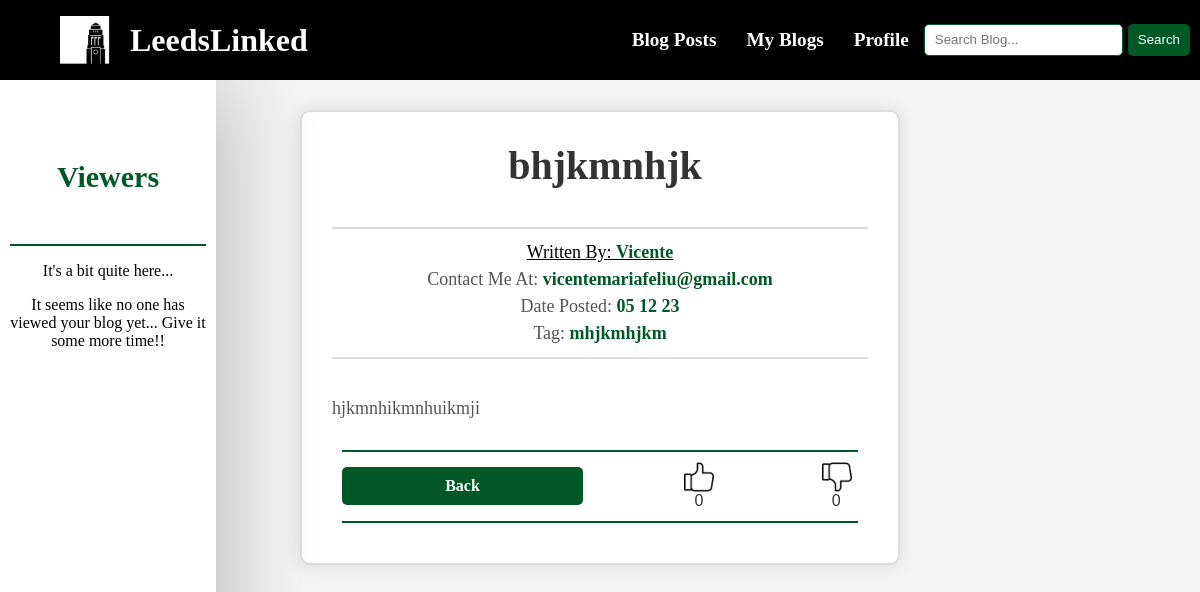
The app's page /post/4 (signed in) with its own data.
### app/models.py (models this page shows, shortened)
class Posts(db.Model):
    id = db.Column(db.Integer, primary_key=True)
    title = db.Column(db.String(255))
    content = db.Column(db.Text())
    date_posted = db.Column(db.DateTime, default=datetime.utcnow)
    slug = db.Column(db.String(255))
    blogger_id = db.Column(
        db.Integer, db.ForeignKey("user.id"), nullable="False")
    blog_creator = db.relationship('User', back_populates='blogs_created')
    likes = db.relationship('User', secondary=post_like, backref='liked_posts')
    dislikes = db.relationship(
        'User', secondary=post_dislike, backref='disliked_posts')
    score = db.Column(db.Float)

class User(db.Model, UserMixin):
    id = db.Column(db.Integer, primary_key=True)
    username = db.Column(db.String(20), nullable=False, unique=True)
    password_hash = db.Column(db.String(128), nullable=False)
    name = db.Column(db.String(200), nullable=False)
    age = db.Column(db.Integer, nullable=True)
    nationality = db.Column(db.String(200), nullable=True)
    email = db.Column(db.String(120), nullable=False, unique=True)
    relationship_status = db.Column(db.String(120), nullable=True)
    student_bio = db.Column(db.Text(), nullable=True)
    major = db.Column(db.String(200), nullable=True)
    year_of_study = db.Column(db.Integer(), nullable=True)
    birthdate = db.Column(db.DateTime, nullable=True)
    linkedIn = db.Column(db.String(200), nullable=True)
    instagram = db.Column(db.String(200), nullable=True)
    snapchat = db.Column(db.String(200), nullable=True)
    viewd = db.relationship('Posts', secondary=user_post, backref='viewers')
    blogs_created = db.relationship('Posts', back_populates='blog_creator')

### app/views.py (the view)
@app.route('/post/<int:id>', methods=['GET', 'POST'])
@login_required
def single_post(id):
    with app.app_context():
        current_post = Posts.query.get_or_404(id)
        if current_post.blogger_id != current_user.id:
            current_post.viewers.append(current_user)
        like_count = len(current_post.likes)
        dislike_count = len(current_post.dislikes)
        db.session.commit()
        if len(current_post.viewers) >= 10:
            recent_views = current_post.viewers[-10:]
            recent_views.reverse()
        else:
            recent_views = current_post.viewers
            recent_views.reverse()
        return render_template('post.html', post=current_post, current_user=current_user,
                               recent_views=recent_views,
                               like_count=like_count, dislike_count=dislike_count)

### app/forms.py
class SearchForm(FlaskForm):
    searched = StringField('searched', validators=[
                           DataRequired(message="Data Missing")])

### app/views.py (called while the page is built)
@login_manager.user_loader
def load_user(user_id):
    return User.query.get(int(user_id))

@app.context_processor
def base():
    form = SearchForm()
    return dict(form=form)

### app/templates/post.html (shortened to what this page needs)
<head>
    <link rel="stylesheet" href="../static/cssFiles/post.css">
</head>
<body>
    {% extends 'base.html' %}
    {% block content %}
        <div class="content-container">
            <div class="blog-post">
                <h1>{{post.title}}</h1>
                <div class="blog-detail-alignment">
                    <p class="blog-post-details">
                        <a href="{{ url_for('view_other_profile', id=post.blog_creator.id) }}" class="viewer-link">
                            Written By: <span>{{post.blog_creator.name}}</span><br/>
                        </a>
                        Contact Me At: <span>{{post.blog_creator.email}}</span><br/>
                        Date Posted: <span>{{post.date_posted.strftime('%d %m %y')}}</span><br/>
                        Tag: <span>{{post.slug}}</span><br/>
                    </p>
                </div>
                <p class="blog-post-content">
                    {{post.content}}
                </p>
                <div class="like-back-buttons">
                    <a href="javascript:void(0);" onclick="goBack()" class="back-button">Back</a>
                    <a class="likes" id="{{ post.id }}">
                        <img src="../static/images/like.png" alt"Like" id="like" alt="like button">
                        <span id="slike"> {{ like_count }}</span>
                    </a>
                    <a class="likes" id="{{ post.id }}">
                        <img src="../static/images/dislike.png" alt"Like" id="dislike" alt="dislike button">
                        <span id="sdislike"> {{ dislike_count }}</span>
                    </a>
                </div>
            </div>
            {% if current_user.id == post.blog_creator.id%}
                <div class="sidebar">
                    <h3>Viewers</h3>
                    {% if recent_views%}
                        {% for user in recent_views%}
                            {% if current_user != user%}
                                <a href="{{ url_for('view_other_profile', id=user.id) }}" class="viewer-link">
                                    <div class="viewers">
                                        <h2>{{user.name}}</h2>
                                        <p class="viewers-detail">
                                            Major: <span>{{user.major}}</span><br/>
                                            Email: <span>{{user.email}}</span><br/>
                                        </p>
                                    </div>
                                </a>
                                <br/>
                            {%endif%}
                        {% endfor %}
                    {%else%}
                        <div class="no-results">
                            <p>It's a bit quite here...</p>
                            <p>It seems like no one has viewed your blog yet... Give it some more time!!</p>
                        </div>
                    {%endif%}
                </div>
            {%endif%}
        </div>
    {% endblock %}

### app/static/cssFiles/post.css (style rules this page uses)
.content-container { display: flex; }
.blog-post { width: 50%; margin: 30px auto; padding: 30px; border: 2px solid #ddd; border-radius: 10px; background-color: #fff; box-shadow: 0 0 20px rgba(0, 0, 0, 0.1); display: flex; flex-direction: column; overflow: hidden; text-overflow: ellipsis; }
.blog-post h1 { font-size: 40px; margin-bottom: 15px; text-align: center; font-family: Georgia; color: #333; padding-bottom: 5px; }
.blog-detail-alignment { width: 100%; text-align: center; }
.blog-post-details { font-size: 18px; color: #555; line-height: 1.5; border-bottom: 2px solid #ddd; border-top: 2px solid #ddd; padding: 10px; }
.blog-post-details span { font-weight: bold; color: #005826; }
.blog-post-content { font-size: 18px; color: #555; line-height: 1.5; }
.like-back-buttons { border-top: 2px solid #005826; border-bottom: 2px solid #005826; display: flex; margin: 10px; align-items: center; justify-content: space-between; }
.back-button { display: inline-block; margin-top: 3%; margin-bottom: 3%; padding: 10px 20%; width: fit-content; background-color: #005826; color: #fff; text-decoration: none; border: none; border-radius: 5px; font-weight: bold; cursor: pointer; transition: background-color 0.3s; }
.likes { text-decoration: none; text-align: center; color: #333; font-family: Arial, sans-serif; }
.likes img { width: 30px; height: 30px; margin-right: 0; margin-left: 2%; cursor: pointer; }
.sidebar { order: -1; position: fixed; height: 100%; width: 18%; overflow-y: auto; padding: 10px; text-align: center; background-color: #ffffff; box-shadow: 0 0 100px rgba(0, 0, 0, 0.3); }
.sidebar h3 { font-size: 1.7em; color: #005826; border-bottom: 2px solid #005826; margin-bottom: 15px; padding-top: 40px; padding-bottom: 50px; font-size: 30px; }
.viewer-link { text-decoration: underline; color: #000; }

### app/static/cssFiles/navBar.css (style rules this page uses)
body { font-family: Georgia, 'Times New Roman', Times, serif; margin: 0; background-color: #f4f4f4; padding: 10vh 0 0; }
* { box-sizing: border-box; }
body { margin: 0; }
h1 { margin: 0; font-size: 2em; padding-left: 10px; font-family: Georgia; align-items: center; }
img { width: 50px; height: auto; margin-left: 50px; margin-right: 10px; align-items: center; }

### records on screen
Posts: title "bhjkmnhjk", date_posted "05 12 23", slug "mhjkmhjkm", content "hjkmnhikmnhuikmji"
User: blog_creator.name "Vicente", blog_creator.email "vicentemariafeliu@gmail.com"

### other values on screen
{{ like_count }} "0"
{{ dislike_count }} "0"
